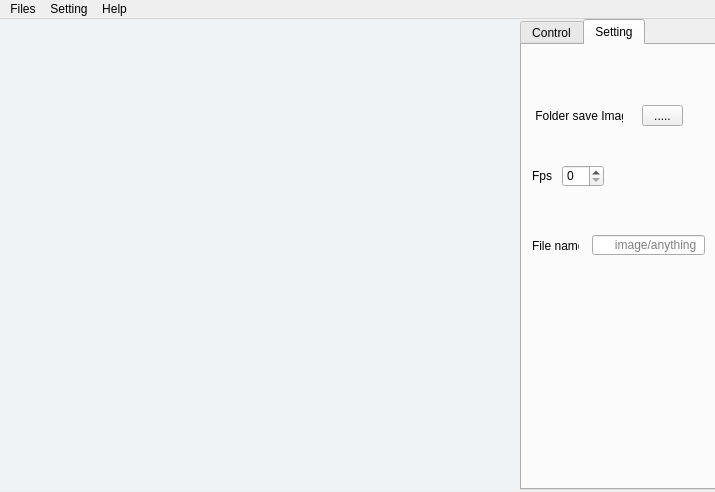
<?xml version="1.0" encoding="UTF-8"?>
<ui version="4.0">
 <class>MainWindow</class>
 <widget class="QMainWindow" name="MainWindow">
  <property name="geometry">
   <rect>
    <x>0</x>
    <y>0</y>
    <width>715</width>
    <height>492</height>
   </rect>
  </property>
  <property name="minimumSize">
   <size>
    <width>715</width>
    <height>492</height>
   </size>
  </property>
  <property name="maximumSize">
   <size>
    <width>715</width>
    <height>492</height>
   </size>
  </property>
  <property name="windowTitle">
   <string>App Cam</string>
  </property>
  <property name="windowIcon">
   <iconset>
    <normaloff>Cam_icon.png</normaloff>Cam_icon.png</iconset>
  </property>
  <widget class="QWidget" name="centralwidget">
   <widget class="QLabel" name="label">
    <property name="geometry">
     <rect>
      <x>0</x>
      <y>0</y>
      <width>521</width>
      <height>471</height>
     </rect>
    </property>
    <property name="styleSheet">
     <string notr="true">background-color: rgb(239, 243, 246);</string>
    </property>
    <property name="text">
     <string/>
    </property>
   </widget>
   <widget class="QTabWidget" name="tabWidget">
    <property name="geometry">
     <rect>
      <x>520</x>
      <y>0</y>
      <width>201</width>
      <height>471</height>
     </rect>
    </property>
    <property name="tabPosition">
     <enum>QTabWidget::North</enum>
    </property>
    <property name="tabShape">
     <enum>QTabWidget::Rounded</enum>
    </property>
    <property name="currentIndex">
     <number>1</number>
    </property>
    <property name="iconSize">
     <size>
      <width>36</width>
      <height>20</height>
     </size>
    </property>
    <property name="elideMode">
     <enum>Qt::ElideNone</enum>
    </property>
    <property name="tabBarAutoHide">
     <bool>false</bool>
    </property>
    <widget class="QWidget" name="Control">
     <attribute name="icon">
      <iconset>
       <normaloff>control.svg</normaloff>control.svg</iconset>
     </attribute>
     <attribute name="title">
      <string>Control</string>
     </attribute>
     <widget class="QPushButton" name="Start_btt">
      <property name="geometry">
       <rect>
        <x>20</x>
        <y>50</y>
        <width>141</width>
        <height>51</height>
       </rect>
      </property>
      <property name="layoutDirection">
       <enum>Qt::RightToLeft</enum>
      </property>
      <property name="text">
       <string>     Start  </string>
      </property>
      <property name="icon">
       <iconset>
        <normaloff>start.svg</normaloff>start.svg</iconset>
      </property>
      <property name="iconSize">
       <size>
        <width>40</width>
        <height>40</height>
       </size>
      </property>
      <property name="default">
       <bool>true</bool>
      </property>
      <property name="flat">
       <bool>false</bool>
      </property>
     </widget>
     <widget class="QPushButton" name="Stop_btt">
      <property name="geometry">
       <rect>
        <x>20</x>
        <y>130</y>
        <width>141</width>
        <height>51</height>
       </rect>
      </property>
      <property name="layoutDirection">
       <enum>Qt::RightToLeft</enum>
      </property>
      <property name="text">
       <string>    Stop  </string>
      </property>
      <property name="icon">
       <iconset>
        <normaloff>stop.svg</normaloff>stop.svg</iconset>
      </property>
      <property name="iconSize">
       <size>
        <width>40</width>
        <height>40</height>
       </size>
      </property>
      <property name="default">
       <bool>true</bool>
      </property>
      <property name="flat">
       <bool>false</bool>
      </property>
     </widget>
     <widget class="QPushButton" name="Capture_btt">
      <property name="geometry">
       <rect>
        <x>20</x>
        <y>210</y>
        <width>141</width>
        <height>51</height>
       </rect>
      </property>
      <property name="layoutDirection">
       <enum>Qt::RightToLeft</enum>
      </property>
      <property name="text">
       <string>    Capture</string>
      </property>
      <property name="icon">
       <iconset>
        <normaloff>capture.svg</normaloff>capture.svg</iconset>
      </property>
      <property name="iconSize">
       <size>
        <width>40</width>
        <height>40</height>
       </size>
      </property>
      <property name="autoDefault">
       <bool>true</bool>
      </property>
      <property name="default">
       <bool>true</bool>
      </property>
      <property name="flat">
       <bool>false</bool>
      </property>
     </widget>
     <widget class="QPushButton" name="Exits_btt">
      <property name="geometry">
       <rect>
        <x>20</x>
        <y>290</y>
        <width>141</width>
        <height>51</height>
       </rect>
      </property>
      <property name="layoutDirection">
       <enum>Qt::RightToLeft</enum>
      </property>
      <property name="text">
       <string>    Exit      </string>
      </property>
      <property name="icon">
       <iconset>
        <normaloff>Exits.svg</normaloff>Exits.svg</iconset>
      </property>
      <property name="iconSize">
       <size>
        <width>40</width>
        <height>40</height>
       </size>
      </property>
      <property name="default">
       <bool>true</bool>
      </property>
      <property name="flat">
       <bool>false</bool>
      </property>
     </widget>
    </widget>
    <widget class="QWidget" name="Setting">
     <attribute name="icon">
      <iconset>
       <normaloff>setting.svg</normaloff>setting.svg</iconset>
     </attribute>
     <attribute name="title">
      <string>Setting</string>
     </attribute>
     <widget class="QLabel" name="label_2">
      <property name="geometry">
       <rect>
        <x>10</x>
        <y>50</y>
        <width>91</width>
        <height>41</height>
       </rect>
      </property>
      <property name="text">
       <string> Folder save Image</string>
      </property>
     </widget>
     <widget class="QToolButton" name="toolButton">
      <property name="geometry">
       <rect>
        <x>120</x>
        <y>60</y>
        <width>41</width>
        <height>21</height>
       </rect>
      </property>
      <property name="text">
       <string>.....</string>
      </property>
      <property name="popupMode">
       <enum>QToolButton::DelayedPopup</enum>
      </property>
      <property name="autoRaise">
       <bool>false</bool>
      </property>
      <property name="arrowType">
       <enum>Qt::NoArrow</enum>
      </property>
     </widget>
     <widget class="QLabel" name="label_3">
      <property name="geometry">
       <rect>
        <x>10</x>
        <y>120</y>
        <width>21</width>
        <height>21</height>
       </rect>
      </property>
      <property name="text">
       <string>Fps</string>
      </property>
     </widget>
     <widget class="QSpinBox" name="spinBox">
      <property name="geometry">
       <rect>
        <x>40</x>
        <y>120</y>
        <width>42</width>
        <height>22</height>
       </rect>
      </property>
     </widget>
     <widget class="QLabel" name="label_4">
      <property name="geometry">
       <rect>
        <x>10</x>
        <y>190</y>
        <width>47</width>
        <height>21</height>
       </rect>
      </property>
      <property name="text">
       <string>File name</string>
      </property>
     </widget>
     <widget class="QLineEdit" name="lineEdit_filename">
      <property name="geometry">
       <rect>
        <x>70</x>
        <y>190</y>
        <width>113</width>
        <height>20</height>
       </rect>
      </property>
      <property name="toolTip">
       <string/>
      </property>
      <property name="placeholderText">
       <string>      image/anything</string>
      </property>
     </widget>
    </widget>
   </widget>
  </widget>
  <widget class="QMenuBar" name="menubar">
   <property name="geometry">
    <rect>
     <x>0</x>
     <y>0</y>
     <width>715</width>
     <height>21</height>
    </rect>
   </property>
   <widget class="QMenu" name="menuFiles">
    <property name="title">
     <string>Files</string>
    </property>
    <addaction name="actionOpen"/>
    <addaction name="actionSave"/>
    <addaction name="actionExits"/>
   </widget>
   <widget class="QMenu" name="menuSetting">
    <property name="title">
     <string>Setting</string>
    </property>
    <addaction name="actionPara"/>
   </widget>
   <widget class="QMenu" name="menuHelp">
    <property name="title">
     <string>Help</string>
    </property>
    <addaction name="actionAbout"/>
   </widget>
   <addaction name="menuFiles"/>
   <addaction name="menuSetting"/>
   <addaction name="menuHelp"/>
  </widget>
  <action name="actionOpen">
   <property name="icon">
    <iconset>
     <normaloff>open.svg</normaloff>open.svg</iconset>
   </property>
   <property name="text">
    <string>Open</string>
   </property>
  </action>
  <action name="actionExits">
   <property name="text">
    <string>Exits</string>
   </property>
  </action>
  <action name="actionPara">
   <property name="text">
    <string>Para</string>
   </property>
  </action>
  <action name="actionAbout">
   <property name="text">
    <string>About</string>
   </property>
  </action>
  <action name="actionSave">
   <property name="icon">
    <iconset>
     <normaloff>save.svg</normaloff>save.svg</iconset>
   </property>
   <property name="text">
    <string>Save</string>
   </property>
  </action>
 </widget>
 <resources/>
 <connections/>
</ui>
